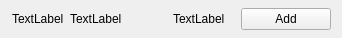
<?xml version="1.0" encoding="UTF-8"?>
<ui version="4.0">
 <class>AppAndWidgetItem</class>
 <widget class="QWidget" name="AppAndWidgetItem">
  <property name="geometry">
   <rect>
    <x>0</x>
    <y>0</y>
    <width>342</width>
    <height>38</height>
   </rect>
  </property>
  <property name="sizePolicy">
   <sizepolicy hsizetype="Expanding" vsizetype="MinimumExpanding">
    <horstretch>0</horstretch>
    <verstretch>0</verstretch>
   </sizepolicy>
  </property>
  <property name="minimumSize">
   <size>
    <width>100</width>
    <height>38</height>
   </size>
  </property>
  <property name="windowTitle">
   <string>Form</string>
  </property>
  <layout class="QHBoxLayout" name="horizontalLayout">
   <property name="leftMargin">
    <number>12</number>
   </property>
   <property name="topMargin">
    <number>0</number>
   </property>
   <property name="bottomMargin">
    <number>0</number>
   </property>
   <item>
    <widget class="QLabel" name="labelIcon">
     <property name="text">
      <string>TextLabel</string>
     </property>
    </widget>
   </item>
   <item>
    <widget class="QLabel" name="labelName">
     <property name="text">
      <string>TextLabel</string>
     </property>
    </widget>
   </item>
   <item>
    <spacer name="horizontalSpacer_2">
     <property name="orientation">
      <enum>Qt::Horizontal</enum>
     </property>
     <property name="sizeHint" stdset="0">
      <size>
       <width>40</width>
       <height>20</height>
      </size>
     </property>
    </spacer>
   </item>
   <item>
    <widget class="QLabel" name="labelVersion">
     <property name="text">
      <string>TextLabel</string>
     </property>
    </widget>
   </item>
   <item>
    <spacer name="horizontalSpacer">
     <property name="orientation">
      <enum>Qt::Horizontal</enum>
     </property>
     <property name="sizeType">
      <enum>QSizePolicy::Fixed</enum>
     </property>
     <property name="sizeHint" stdset="0">
      <size>
       <width>10</width>
       <height>20</height>
      </size>
     </property>
    </spacer>
   </item>
   <item>
    <widget class="QPushButton" name="pushButtonAddRemove">
     <property name="minimumSize">
      <size>
       <width>90</width>
       <height>0</height>
      </size>
     </property>
     <property name="text">
      <string>Add</string>
     </property>
    </widget>
   </item>
  </layout>
 </widget>
 <resources/>
 <connections/>
</ui>
